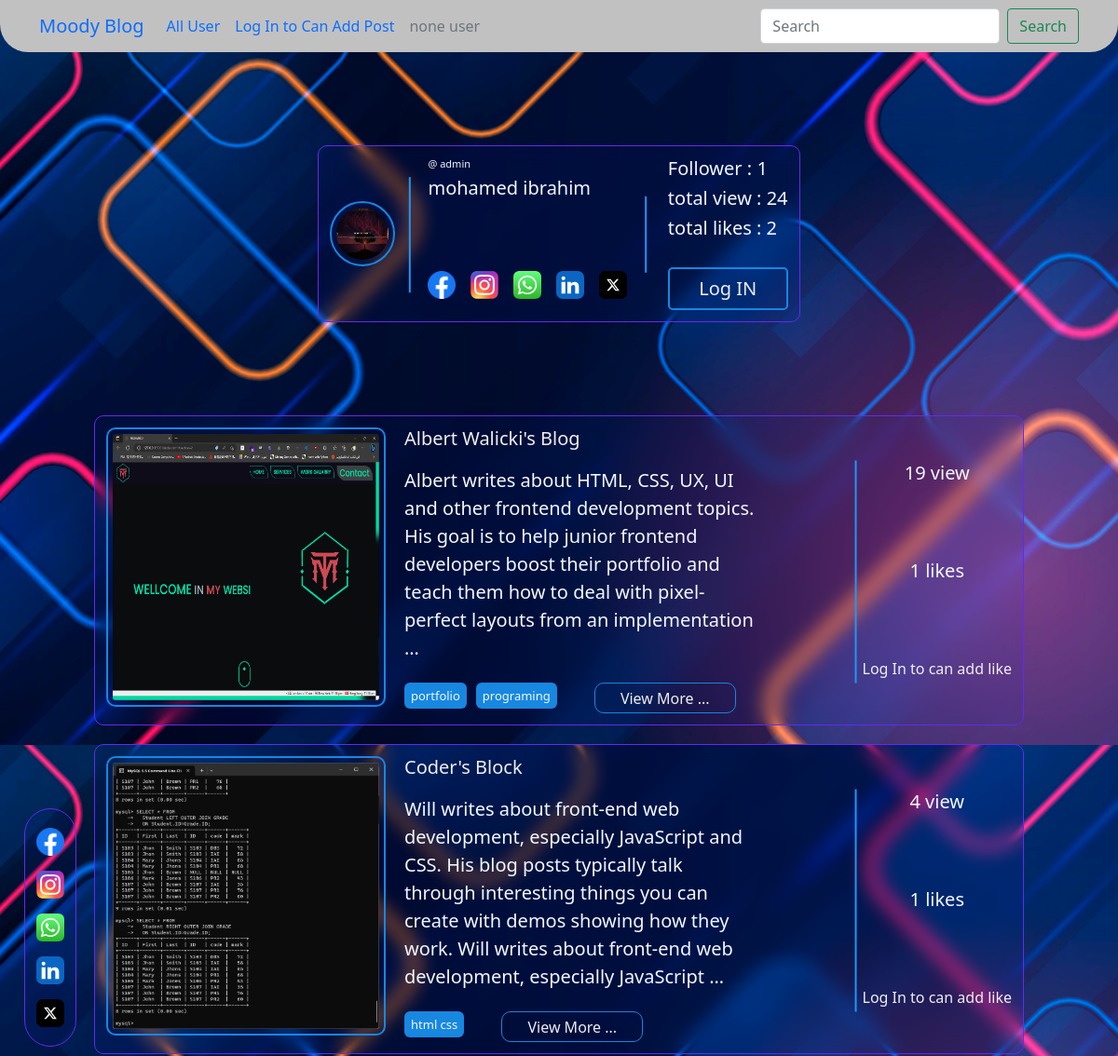
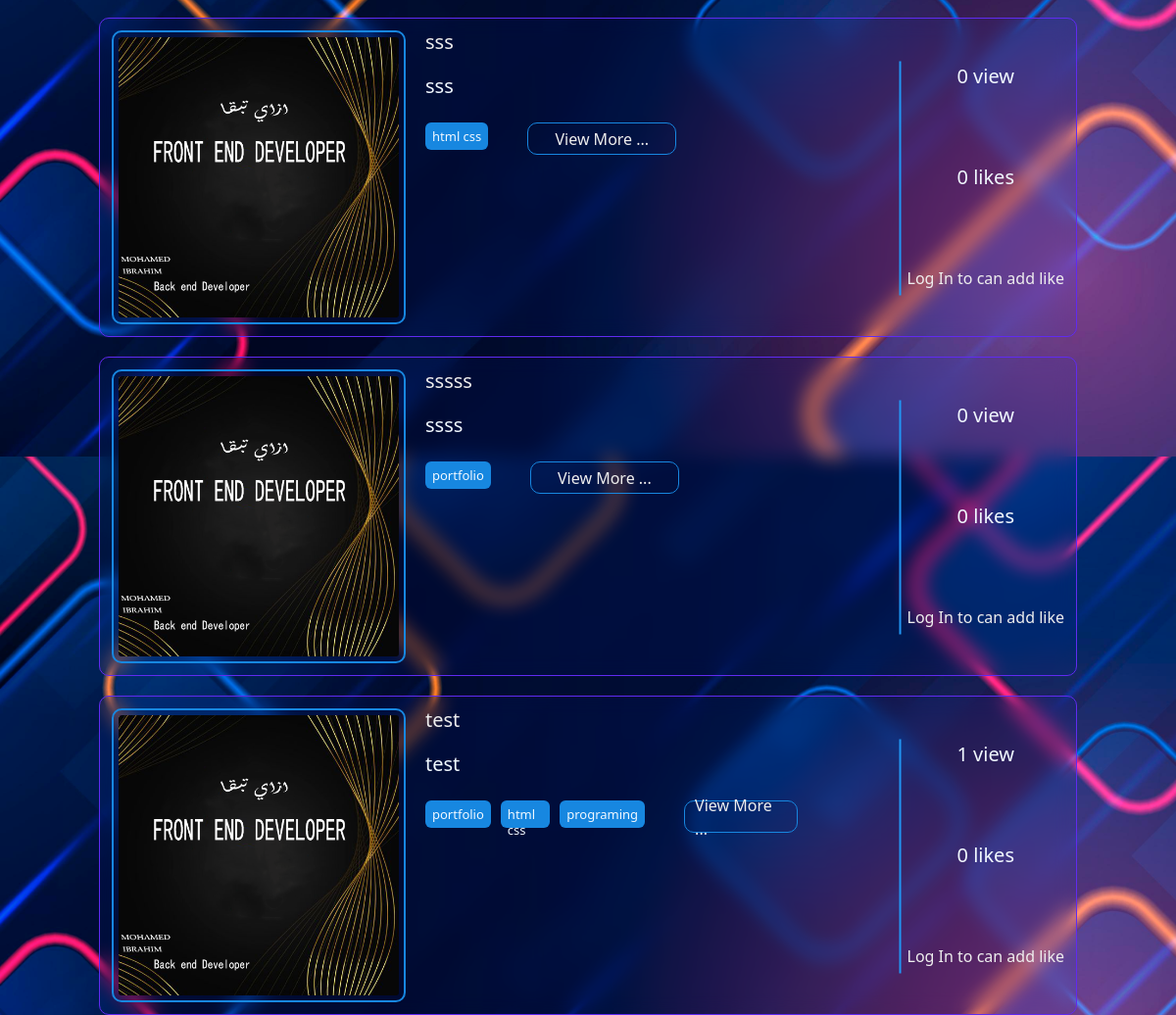
Page /blog/admin on the committed database (2 pictures, top to bottom).
### accounts/models.py (models this page shows, shortened)
class Profile(models.Model):
    user=models.OneToOneField(User, verbose_name=_("user"), on_delete=models.CASCADE)
    phone=models.CharField(max_length=20,verbose_name=_("phone"))
    slug=models.SlugField(blank=True, null=True)
    image=models.ImageField(upload_to='profile/',blank=True, null=True)
    country=models.CharField(max_length=200,  null=True, choices=CountryField().choices + [('', 'Select Country')])
    adress=models.CharField(max_length=100)
    Token=models.CharField(max_length=500,blank=True, null=True)
    join_date=models.DateTimeField(verbose_name=_("Created At"), default=datetime.now)
    follower=models.ManyToManyField(User,related_name='follower_user',blank=True, null=True)
    count_follower=models.IntegerField(default=0)
    total_view =models.IntegerField(default=0)
    total_likesr=models.IntegerField(default=0)
    facebook=models.URLField(blank=True, null=True)
    instgram=models.URLField(blank=True, null=True)
    whatsapp=models.URLField(blank=True, null=True)
    linkedin=models.URLField(blank=True, null=True)
    twitter=models.URLField(blank=True, null=True)
    class Meta:
        verbose_name = _("Profile")
        verbose_name_plural = _("Profiles")
    def create_profile(sender ,*args, **kwargs):
        if kwargs['created']:
            user_profile=Profile.objects.create(user=kwargs['instance'])
    post_save.connect(create_profile , sender=User)

### blog/models.py (models this page shows, shortened)
class blog(models.Model):
    user=models.ForeignKey(Profile,blank=True, null=True,on_delete=models.CASCADE)
    title=models.CharField(max_length=500)
    text=models.TextField(max_length=10000)
    img=models.ImageField(upload_to='blog/')
    catergryy=models.ManyToManyField('catergry',blank=True, null=True)
    views=models.IntegerField(default=0)
    likes=models.ManyToManyField(Profile,blank=True, null=True, related_name='liked_posts')
    count_likes=models.IntegerField(default=0)
    Created_At=models.DateTimeField(verbose_name=_("Created At"), default=datetime.now)
    slug=models.SlugField(blank=True, null=True)

class catergry(models.Model):
    title=models.CharField(max_length=100)

### blog/views.py (the view)
# urls.py: path('blog/<slug:slug>',views.blog_user,name='blog_user'),
def blog_user(request,slug):
    profile=get_object_or_404(Profile,slug=slug)
    blogs=blog.objects.filter(user=profile)
    return render(request,'blog/blog-user.html',{'blogs':blogs,
                                                'profile':profile})

### blog/contact_us.py (called while the page is built)
def social(request):
    user_admin = User.objects.get(username='admin')
    socials=Profile.objects.get(user=user_admin)
    return{
        'socials':socials,
    }

### blog/templates/blog/blog-user.html
{% extends 'base.html' %}
{% load static %}
{% block body %}
    <div class="user">
        <div class="main">
            <div class="img">
                <a href="">
                    {% if profile.image %}
                        <img src="{{profile.image.url}}" alt="#">
                    {% else %}
                        <img src="{% static 'img/user_no_image.png' %}" alt="#">
                    {% endif %}
                </a>
            </div>
            <div class="content">
                <div class="all-text">
                    <h5 style="    font-size: 11px;" class="content-text"> @ {{profile.user.username}}</h5>
                    <h5 class="content-main"> {{profile.user.first_name}} {{profile.user.last_name}}</h5>
                    <div class="categry">
                        {% if profile.facebook %}
                            <a href="{{profile.facebook}}">
                                <img src="{% static 'img/facebook.png' %}" alt="#">
                            </a>
                        {% endif %}
                        {% if profile.instgram %}
                            <a href="{{profile.instgram}}">
                                <img src="{% static 'img/ig-instagram-icon.svg' %}" alt="#">
                            </a>
                        {% endif %}
                        {% if profile.whatsapp %}
                            <a href="{{profile.whatsapp}}">
                                <img src="{% static 'img/wa-whatsapp-icon.svg' %}" alt="#">
                            </a>
                        {% endif %}
                        {% if profile.linkedin %}
                            <a href="{{profile.linkedin}}">
                                <img src="{% static 'img/linkedin-app-icon.svg' %}" alt="#">
                            </a>
                        {% endif %}
                        {% if profile.twitter  %}
                            <a href="{{profile.twitter}}">
                                <img src="{% static 'img/x-social-media-logo-icon.svg' %}" alt="#">
                            </a>
            {% endif %}
                    </div>
                </div>
                <div class="other">
                    <h5 class="content-view"> Follower : {{profile.count_follower}}</h5>
                    <h5 class="content-view"> total view : {{profile.total_view}} </h5>
                    <h5 class="content-like"> total likes : {{profile.total_likesr}} </h5>
                    {% if user.is_authenticated %}
                        {% if profile.user == request.user %}
                            <a class="upload" href="{% url 'blog:create_blog' profile.slug %}">Upload</a>
                        {% else %}
                            {% if request.user  in profile.follower.all %}
                                <a class="upload" href="{% url 'blog:un_follow' profile.slug %}">Un Follow</a>
                            {% else %}
                                <a class="upload" href="{% url 'blog:add_follow' profile.slug %}">Follow</a>
                            {% endif %}
                        {% endif %}
                    {% else %}
                    <a class="upload" href="{% url 'accounts:login' %}">Log IN</a>
                    {% endif %}
                </div>
            </div>
        </div>
    </div>
    <div class="blog">
        {% for blog in blogs %}
            <div class="main">
                <div class="img">
                    <a href="{% url 'blog:blog_content' blog.slug %}">
                        <img src="{{blog.img.url}}" alt="#">
                    </a>
                </div>
                <div class="content">
                    <div class="all-text">
                        <h5 class="content-main"><a href="{% url 'blog:blog_content' blog.slug %}" style="color: #eee;">{{blog.title}}</a></h5>
                        <h5 class="content-text">{{blog.text|striptags|truncatewords:35}}</h5>
                        <div class="categry">
                            {% for cat in blog.catergryy.all %}
                                <h5 class="cat">{{cat.title}}</h5>
                            {% endfor %}
                            <a href="{% url 'blog:blog_content' blog.slug %}" style="    color: #eee;
                            border: 1px solid var(--five-color);
                            padding: 10px;
                            display: block;
                            width: 40%;
                            border-radius: 10px;
                            height: 33px;
                            justify-content: center;
                            align-items: center;
                            margin-left: 30px;
                            display: flex;">View More ...</a>
                        </div>
                    </div>
                    <div class="other">
                        <h5 class="content-view"> {{blog.views}} view </h5>
                        <h5 class="content-like"> {{blog.count_likes}} likes </h5>
                        {% if user.is_authenticated %}
                            <a class="content-add-like" href="{% url 'blog:is_like' blog.slug %}"><i style="    font-size: 40px;    color: #eee;" class="fa-regular fa-heart"></i></a>
                        {% else %}
                            <a class="content-add-like" style="color: #eee;" href="{% url 'accounts:login' %}">Log In to can add like</a>
                        {% endif %}
                    </div>
                </div>
            </div>
        {% endfor %}
    </div>
{% endblock body %}

### static/css/style.css (style rules this page uses)
* { -webkit-box-sizing: border-box; -moz-box-sizing: border-box; box-sizing: border-box; }
:root { --f1-color: #2196f3; --f2-color: #1787e0; --f1-color: #2196f3; --f1-color-alt: #1787e0; --main-transition: 0.3s; --section-background: #ececec; --one-color: #f0f8ff; --two-color:#00daa2; --four-color:#6610f2; --five-color:#1787e0; --six-color:#cf4955; --sevin-color:#ffffff; }
html { scroll-behavior: smooth; }
body { background-size: cover; height: 100vh; }
a { text-decoration: none; }
.blog { display: grid; grid-template-columns: repeat(auto-fill ,minmax(100%,1fr)); padding-top: 100px; gap: 20px; }
.main { backdrop-filter: blur(10px); background-color: rgba(16, 50, 242, 0.05); color: aliceblue; padding: 12px; margin: 0 auto; border: 1px solid #602bf1; border-radius: 10px; display: flex; height: auto; gap: 20px; }
.blog .img img { width: 300px; height: 300px; border-radius: 10px; border: 2px solid var(--five-color); padding: 5px; }
.blog .content { display: grid; grid-template-columns: 3fr 1fr; gap: 10px; }
.blog .content .all-text { width: 400px; padding-right: 20px; }
.blog .content .all-text .content-main { padding-bottom: 10px; }
.blog .content .all-text .content-text { line-height: 30px; margin-bottom: 22px; }
.blog .content .other::before { content: ""; position: absolute; width: 24%; transform: rotate(90deg); height: 2px; background-color: var(--f1-color); top: 50%; left: 70%; }
.blog .content .other { text-align: center; justify-content: center; align-items: center; display: grid; }
.blog .content .categry { display: flex; gap: 10px; }
.blog .content .categry .cat { background: var(--five-color); padding: 7px; border-radius: 6px; height: 28px; font-size: 13px; margin: 0; }
.user { display: grid; grid-template-columns: repeat(auto-fill ,minmax(100%,1fr)); padding-top: 100px; gap: 20px; }
.user .img img { width: 70px; height: 70px; border: 2px solid var(--five-color); padding: 5px; border-radius: 50%; }
.user .img { display: flex; align-items: center; }
.user .img::before { content: ""; position: absolute; width: 24%; transform: rotate(90deg); height: 2px; background-color: var(--f1-color); top: 50%; left: 7%; }
.user .content .categry img { width: 30px; height: 30px; transition: var(--main-transition); }
.user .content .categry { margin-top: 30%; gap: 16px; display: flex }
.user .content { display: grid; grid-template-columns: 2fr 1fr; padding-left: 15px; }
.user .content .other .upload { color: #eee; border: 2px solid var(--five-color); padding: 6px; justify-content: center; align-items: center; text-align: center; display: flex; font-size: 20px; margin-top: 30px; border-radius: 5px; transition: var(--main-transition); }
.user .content .all-text::before { content: ""; position: absolute; width: 16%; transform: rotate(90deg); height: 2px; background-color: var(--f1-color); top: 50%; left: 60%; }

### rows in the picture
Profile: image (picture), user.username "admin", user.first_name "mohamed", user.last_name "ibrahim", count_follower "1", total_view "24", total_likesr "2"
blog: img (picture), title "Albert Walicki's Blog", text "Albert writes about HTML, CSS, UX, UI and other frontend development topics. His goal is to help junior frontend developers boost their portfolio and teach them how to deal with pixel-perfect layouts from an implementation …", views "19", count_likes "1"
catergry: title "portfolio"
catergry: title "programing"
blog: img (picture), title "Coder's Block", text "Will writes about front-end web development, especially JavaScript and CSS. His blog posts typically talk through interesting things you can create with demos showing how they work. Will writes about front-end web development, especially JavaScript …", views "4", count_likes "1"
catergry: title "html css"
blog: img (picture), title "sss", text "sss", views "0", count_likes "0"
blog: img (picture), title "sssss", text "ssss", views "0", count_likes "0"
blog: img (picture), title "test", text "test", views "1", count_likes "0"
